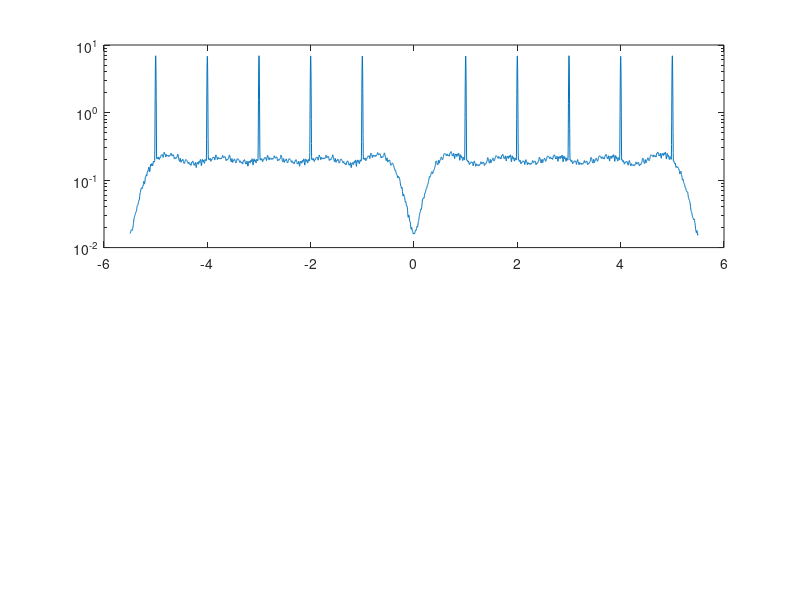

Source code (MATLAB): (Note: this script raises an error after producing the figure.)
clear all;
close all;

addpath("/home/manny/Documents/Education/11.DSPOctave/functions");
%Exercise 12.2 DSSS Transmission of QPSK
%In this case we apply a Barker code because of its nice spreading property as a short code.

%This program provides simulation for DS-CDMA signaling using coherent QAM detection
%To illustrate the CDMA spreading effect, a single user is spread by the PN sequence of different lengths
%Jamming is added as a narrowband; Changing spreading gain Lc

spreadCode = [ 1 1 1 -1 -1 -1 1 -1 -1 1 -1]';

Ldata = 20000; %The data length must be divisible by 8
Lc = 11; %Spreading factor vs data generate, this can also be changed to 7

%Generate the QPSK modulation symbols
data_sym = 2*round(rand(Ldata, 1))-1 + j*(2*round(rand(Ldata, 1)-1));
jam_data = 2*round(rand(Ldata, 1))-1 + j*(2*round(rand(Ldata, 1)-1));

%Spreading the signals
x_in=kron(data_sym, spreadCode);

%The signal power of the channel input is 2*Lc
%The jamming power is relative
SIR=10;
Pj=2*Lc/(10^(SIR/10));%Power of the jammer

%To generate the AWGN
noiseq=randn(Ldata*Lc,1);+j*randn(Ldata*Lc,1); %The power is 2

%Adding jamming sinusoid sampling frequency, fc = Lc
jam_mod=kron(jam_data,ones(Lc,1)); clear jam_data;
jammer = sqrt(Pj/2)*jam_mod.*exp(j*2*pi*0.12*(1:Ldata*Lc)).'; %fj/fc=0.12, this rotates that amount
clear jam_mod;
% x_in=[1:Ldata];
[P,x]=pwelch(x_in,[],[],[4096],Lc,'twosided');

figure(1);
subplot(2,1,1);semilogy(x-Lc/2, fftshift(P));axis([-Lc/2 Lc/2 1.e-2 1.e2], grid);
xfont=xlabel('frequency (in unit of 1/T_s)');set(xfont, 'Fontsize',11);
yfont=ylabel('CDMA signal PSD');set(yfont, 'Fontsize',11);

[P,x]=pwelch(jammer+x_in,[],[],[4096],Lc,'twosided');
subplot(2,1,2);semilogy(x-Lc/2, fftshift(P));axis([-Lc/2 Lc/2 1.e-2 1.e2], grid);
xfont=xlabel('frequency (in unit of 1/T_s)');set(xfont, 'Fontsize',11);
yfont=ylabel('CDMA signal + Narrowband Jammer PSD');set(yfont, 'Fontsize',11);



BER=[];
BER_az=[];

for i=1:10
  Eb2N(i)=(i-1);
  Eb2N_num=10^(Eb2N(i)/10);
  Var_n=Lc/(2*Eb2N_num);
  signois=sqrt(Var_n);
  awgnois=signois*noiseq;
  %Add noise to signals at the channel output
  y_out=x_in+awgnois+jammer;
  Y_out=reshape(y_out,Lc,Ldata).'; clear y_out awgnois;

  %Despread first
  z_out=Y_out*spreadCode;

  %Decision based on the sign of the samples
  dec1=sign(real(z_out))+j*sign(imag(z_out));
  %Now compare against the original data to compute BER
  BER=[BER; sum([real(data_sym)~=real(dec1);imag(data_sym)~=imag(dec1)])/(2*Ldata)]; %analytical
  BER_az=[BER_az;0.5*erfc(sqrt(Eb2N_num))];
endfor
figure();figber=semilogy(Eb2N,BER_az,'k-',Eb2N,BER,'k-o');
legend('No Jamming','Narrowband Jamming (-10 dB)');set(figber,'LineWidth',2);
xlabel('E_b/N (dB)');ylabel('Bit Error Rate');title('DSSS (CDMA) with spreading gain = 11');
